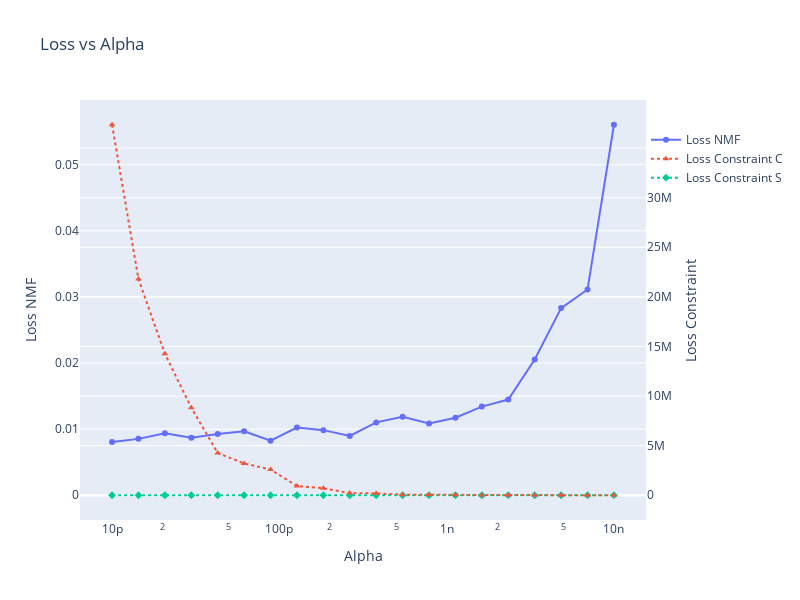

Here is the notebook cell this chart was saved with:
### Code cell
loss_nmf = loss_nmf_df.mean(axis=0).values
loss_constraint_c = loss_constraint_c_df.mean(axis=0).values
loss_constraint_s = loss_constraint_s_df.mean(axis=0).values

# Create the hover text with indices
hover_text_nmf = [f"Index: {i}<br>Alpha: {alpha:.1e}<br>Loss NMF: {loss}" for i, (alpha, loss) in enumerate(zip(alphas, loss_nmf))]
hover_text_constraint_c = [f"Index: {i}<br>Alpha: {alpha:.1e}<br>Loss Constraint C: {loss}" for i, (alpha, loss) in enumerate(zip(alphas, loss_constraint_c))]
hover_text_constraint_s = [f"Index: {i}<br>Alpha: {alpha:.1e}<br>Loss Constraint S: {loss}" for i, (alpha, loss) in enumerate(zip(alphas, loss_constraint_s))]

# Create traces
trace1 = go.Scatter(
    x=alphas,
    y=loss_nmf,
    mode='lines+markers',
    name='Loss NMF',
    marker=dict(symbol='circle'),
    line=dict(shape='linear'),
    hovertemplate=hover_text_nmf
)

trace2 = go.Scatter(
    x=alphas,
    y=loss_constraint_c,
    mode='lines+markers',
    name='Loss Constraint C',
    marker=dict(symbol='triangle-up'),
    line=dict(shape='linear', dash='dot'),
    yaxis='y2',
    hovertemplate=hover_text_constraint_c
)

trace3 = go.Scatter(
    x=alphas,
    y=loss_constraint_s,
    mode='lines+markers',
    name='Loss Constraint S',
    marker=dict(symbol='diamond'),
    line=dict(shape='linear', dash='dot'),
    yaxis='y1',
    hovertemplate=hover_text_constraint_s
)


# Create layout
layout = go.Layout(
    title='Loss vs Alpha',
    xaxis=dict(
        title='Alpha',
        type='log',  # Use logarithmic scale for x-axis
        # range=[-8, -5],  # Adjust range for log scale
        showgrid=False
    ),
    yaxis=dict(
        title='Loss NMF',
    ),
    yaxis2=dict(
        title='Loss Constraint',
        overlaying='y',
        side='right'
    ),
    width=800,
    height=600,
    legend=dict(x=1, y=0.94)
)

# Create figure
fig = go.Figure(data=[trace1, trace2, trace3], layout=layout)

# pio.write_html(fig, file='plot.html', auto_open=True)

# Show plot
fig.show()

### Figure 1 — Plotly figure (JSON) as saved in the notebook; plotly's stock layout.template omitted (floating-point values rounded to 4 significant figures)
{"data": [{"hovertemplate": ["Index: 0<br>Alpha: 1.0e-11<br>Loss NMF: 0.008058845621875454", "Index: 1<br>Alpha: 1.4e-11<br>Loss NMF: 0.008529266010202619", "Index: 2<br>Alpha: 2.1e-11<br>Loss NMF: 0.009371167927082423", "Index: 3<br>Alpha: 3.0e-11<br>Loss NMF: 0.008687637953471038", "Index: 4<br>Alpha: 4.3e-11<br>Loss NMF: 0.009280505001767875", "Index: 5<br>Alpha: 6.2e-11<br>Loss NMF: 0.009662517341025769", "Index: 6<br>Alpha: 8.9e-11<br>Loss NMF: 0.008263131983620347", "Index: 7<br>Alpha: 1.3e-10<br>Loss NMF: 0.010237989817164719", "Index: 8<br>Alpha: 1.8e-10<br>Loss NMF: 0.009850001662710495", "Index: 9<br>Alpha: 2.6e-10<br>Loss NMF: 0.00898071686722551", "Index: 10<br>Alpha: 3.8e-10<br>Loss NMF: 0.011023618727513377", "Index: 11<br>Alpha: 5.5e-10<br>Loss NMF: 0.011861389962029099", "Index: 12<br>Alpha: 7.8e-10<br>Loss NMF: 0.010855679241797561", "Index: 13<br>Alpha: 1.1e-09<br>Loss NMF: 0.011732583596893963", "Index: 14<br>Alpha: 1.6e-09<br>Loss NMF: 0.013411695497657644", "Index: 15<br>Alpha: 2.3e-09<br>Loss NMF: 0.014470126328939823", "Index: 16<br>Alpha: 3.4e-09<br>Loss NMF: 0.020546422303727878", "Index: 17<br>Alpha: 4.8e-09<br>Loss NMF: 0.0283165626005701", "Index: 18<br>Alpha: 7.0e-09<br>Loss NMF: 0.03111837796461695", "Index: 19<br>Alpha: 1.0e-08<br>Loss NMF: 0.056045978693811636"], "line": {"shape": "linear"}, "marker": {"symbol": "circle"}, "mode": "lines+markers", "name": "Loss NMF", "type": "scatter", "x": [1e-11, 1.438e-11, 2.069e-11, 2.976e-11, 4.281e-11, 6.158e-11, 8.859e-11, 1.274e-10, 1.833e-10, 2.637e-10, 3.793e-10, 5.456e-10, 7.848e-10, 1.129e-09, 1.624e-09, 2.336e-09, 3.36e-09, 4.833e-09, 6.952e-09, 1e-08], "y": [0.008059, 0.008529, 0.009371, 0.008688, 0.009281, 0.009663, 0.008263, 0.01024, 0.00985, 0.008981, 0.01102, 0.01186, 0.01086, 0.01173, 0.01341, 0.01447, 0.02055, 0.02832, 0.03112, 0.05605]}, {"hovertemplate": ["Index: 0<br>Alpha: 1.0e-11<br>Loss Constraint C: 37355002.72920792", "Index: 1<br>Alpha: 1.4e-11<br>Loss Constraint C: 21792698.543825705", "Index: 2<br>Alpha: 2.1e-11<br>Loss Constraint C: 14266454.872633245", "Index: 3<br>Alpha: 3.0e-11<br>Loss Constraint C: 8825424.034584839", "Index: 4<br>Alpha: 4.3e-11<br>Loss Constraint C: 4257831.964119099", "Index: 5<br>Alpha: 6.2e-11<br>Loss Constraint C: 3208357.706959615", "Index: 6<br>Alpha: 8.9e-11<br>Loss Constraint C: 2594294.6590815997", "Index: 7<br>Alpha: 1.3e-10<br>Loss Constraint C: 932394.9711685826", "Index: 8<br>Alpha: 1.8e-10<br>Loss Constraint C: 703220.5230835071", "Index: 9<br>Alpha: 2.6e-10<br>Loss Constraint C: 216894.6284619756", "Index: 10<br>Alpha: 3.8e-10<br>Loss Constraint C: 184982.0980662781", "Index: 11<br>Alpha: 5.5e-10<br>Loss Constraint C: 61449.330458878", "Index: 12<br>Alpha: 7.8e-10<br>Loss Constraint C: 47836.199757148475", "Index: 13<br>Alpha: 1.1e-09<br>Loss Constraint C: 28475.322821850357", "Index: 14<br>Alpha: 1.6e-09<br>Loss Constraint C: 7427.810464554832", "Index: 15<br>Alpha: 2.3e-09<br>Loss Constraint C: 4760.175223022894", "Index: 16<br>Alpha: 3.4e-09<br>Loss Constraint C: 1876.3798085495444", "Index: 17<br>Alpha: 4.8e-09<br>Loss Constraint C: 1379.3537166245956", "Index: 18<br>Alpha: 7.0e-09<br>Loss Constraint C: 1398.75760794243", "Index: 19<br>Alpha: 1.0e-08<br>Loss Constraint C: 794.2666530350338"], "line": {"dash": "dot", "shape": "linear"}, "marker": {"symbol": "triangle-up"}, "mode": "lines+markers", "name": "Loss Constraint C", "type": "scatter", "x": [1e-11, 1.438e-11, 2.069e-11, 2.976e-11, 4.281e-11, 6.158e-11, 8.859e-11, 1.274e-10, 1.833e-10, 2.637e-10, 3.793e-10, 5.456e-10, 7.848e-10, 1.129e-09, 1.624e-09, 2.336e-09, 3.36e-09, 4.833e-09, 6.952e-09, 1e-08], "y": [37360000.0, 21790000.0, 14270000.0, 8825000.0, 4258000.0, 3208000.0, 2594000.0, 932400.0, 703200.0, 216900.0, 185000.0, 61450.0, 47840.0, 28480.0, 7428.0, 4760.0, 1876.0, 1379.0, 1399.0, 794.3], "yaxis": "y2"}, {"hovertemplate": ["Index: 0<br>Alpha: 1.0e-11<br>Loss Constraint S: 1.5762287366288073e-07", "Index: 1<br>Alpha: 1.4e-11<br>Loss Constraint S: 6.529542700900825e-08", "Index: 2<br>Alpha: 2.1e-11<br>Loss Constraint S: 4.178448361431024e-08", "Index: 3<br>Alpha: 3.0e-11<br>Loss Constraint S: 4.551900107333374e-08", "Index: 4<br>Alpha: 4.3e-11<br>Loss Constraint S: 3.482089575910065e-08", "Index: 5<br>Alpha: 6.2e-11<br>Loss Constraint S: 4.905279365014317e-08", "Index: 6<br>Alpha: 8.9e-11<br>Loss Constraint S: 2.8405964933760665e-08", "Index: 7<br>Alpha: 1.3e-10<br>Loss Constraint S: 3.551839550355077e-08", "Index: 8<br>Alpha: 1.8e-10<br>Loss Constraint S: 5.44233079539797e-08", "Index: 9<br>Alpha: 2.6e-10<br>Loss Constraint S: 3.0076542506036466e-08", "Index: 10<br>Alpha: 3.8e-10<br>Loss Constraint S: 3.183851138715189e-08", "Index: 11<br>Alpha: 5.5e-10<br>Loss Constraint S: 1.921043076096333e-08", "Index: 12<br>Alpha: 7.8e-10<br>Loss Constraint S: 3.8687409768735375e-08", "Index: 13<br>Alpha: 1.1e-09<br>Loss Constraint S: 3.482790053699054e-08", "Index: 14<br>Alpha: 1.6e-09<br>Loss Constraint S: 3.6910391998667144e-08", "Index: 15<br>Alpha: 2.3e-09<br>Loss Constraint S: 5.625517121987162e-08", "Index: 16<br>Alpha: 3.4e-09<br>Loss Constraint S: 1.1128521307552732e-07", "Index: 17<br>Alpha: 4.8e-09<br>Loss Constraint S: 3.238978625203523e-07", "Index: 18<br>Alpha: 7.0e-09<br>Loss Constraint S: 8.264237817360126e-07", "Index: 19<br>Alpha: 1.0e-08<br>Loss Constraint S: 3.990568596047969e-06"], "line": {"dash": "dot", "shape": "linear"}, "marker": {"symbol": "diamond"}, "mode": "lines+markers", "name": "Loss Constraint S", "type": "scatter", "x": [1e-11, 1.438e-11, 2.069e-11, 2.976e-11, 4.281e-11, 6.158e-11, 8.859e-11, 1.274e-10, 1.833e-10, 2.637e-10, 3.793e-10, 5.456e-10, 7.848e-10, 1.129e-09, 1.624e-09, 2.336e-09, 3.36e-09, 4.833e-09, 6.952e-09, 1e-08], "y": [1.576e-07, 6.53e-08, 4.178e-08, 4.552e-08, 3.482e-08, 4.905e-08, 2.841e-08, 3.552e-08, 5.442e-08, 3.008e-08, 3.184e-08, 1.921e-08, 3.869e-08, 3.483e-08, 3.691e-08, 5.626e-08, 1.113e-07, 3.239e-07, 8.264e-07, 3.991e-06], "yaxis": "y"}], "layout": {"height": 600, "legend": {"x": 1, "y": 0.94}, "title": {"text": "Loss vs Alpha"}, "width": 800, "xaxis": {"showgrid": false, "title": {"text": "Alpha"}, "type": "log"}, "yaxis": {"title": {"text": "Loss NMF"}}, "yaxis2": {"overlaying": "y", "side": "right", "title": {"text": "Loss Constraint"}}}}
